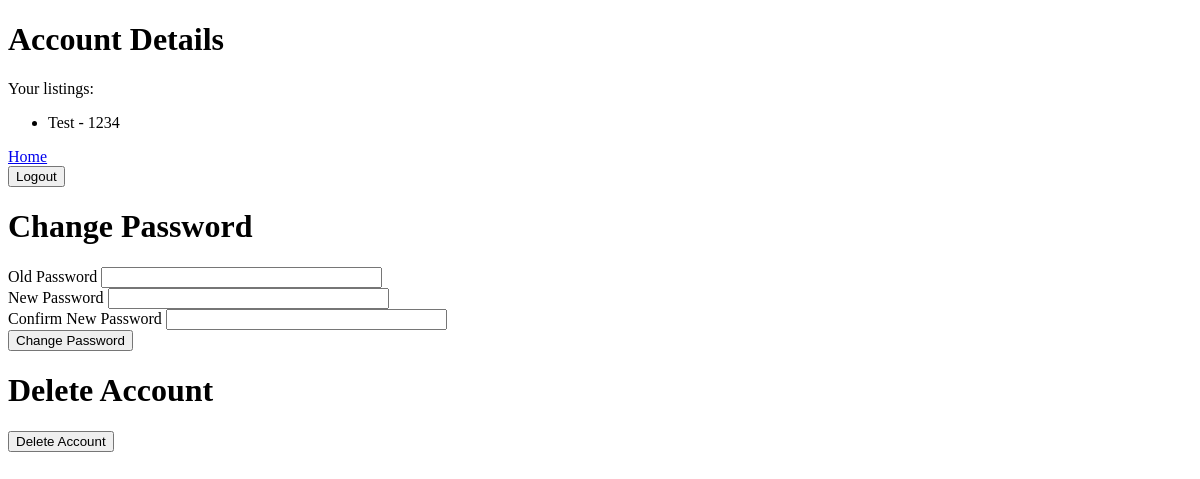
Page /account (signed in) on the earlier database version.
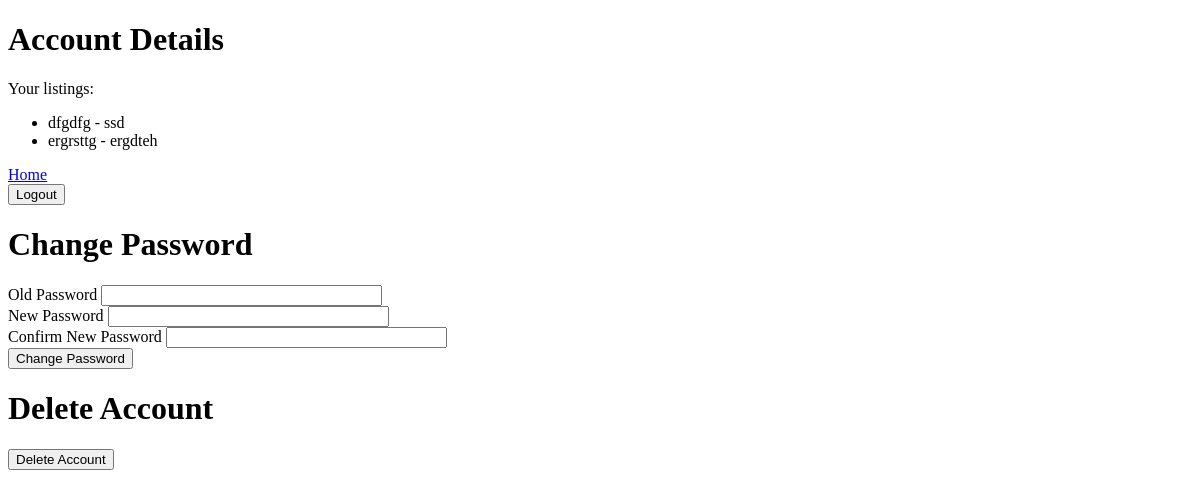
Same page on the later database version.
### models.py (models this page shows)
class Listing(db.Model):
    id = db.Column(db.Integer, primary_key=True)
    name = db.Column(db.String(150), nullable=False)
    description = db.Column(db.String(500), nullable=False)
    price = db.Column(db.Float, nullable=False)
    image_url = db.Column(db.String(500), nullable=False)
    username = db.Column(db.String(150), db.ForeignKey('user.username'))
    is_sold = db.Column(db.Boolean, default=False)
    buyer_username = db.Column(db.String(150), db.ForeignKey('user.username'), nullable=True)

### blueprints/account.py (the view, shortened to what this page needs)
@account_bp.route('/account', methods=['GET', 'POST'])
def account():
    form = changePasswordForm()
    logout_form = logoutForm()
    delete_account = DeleteAccountForm()
    if not session.get('username'):
        return redirect(url_for('auth.login'))
    user_listings = Listing.query.filter_by(username=session['username']).all()
    return render_template('account.html', user_listings=user_listings, form=form, logout_form=logout_form, delete_account=delete_account)

### forms.py
class changePasswordForm(FlaskForm):
    old_password = PasswordField('Old Password', validators=[DataRequired()])
    new_password = PasswordField('New Password', validators=[DataRequired()])
    confirm_password = PasswordField('Confirm New Password', validators=[DataRequired(), EqualTo('new_password', message="Passwords must match")])
    submit = SubmitField('Change Password')

class logoutForm(FlaskForm):
    logoutSubmit = SubmitField('Logout')

### templates/account.html (shortened to what this page needs)
<!DOCTYPE html>
<html lang="en">
<head>
</head>
<body>
    <h1>Account Details</h1>
    <p>Your listings:</p>
    <ul>
        {% for listing in user_listings %}
        <li>{{ listing.name }} - {{ listing.description }}</li>
        {% endfor %}
    </ul>
    <a href="/home">Home</a>
    <form method="POST" action="/logout">
        {{ logout_form.logoutSubmit() }}
    </form>
    <h1>Change Password</h1>
    <form method="POST" action="{{ url_for('auth.change_password') }}">
        <label for="old_password">{{ form.old_password.label }}</label>
        {{ form.old_password(size=32) }}<br>
        <label for="new_password">{{ form.new_password.label }}</label>
        {{ form.new_password(size=32) }}<br>
        <label for="confirm_password">{{ form.confirm_password.label }}</label>
        {{ form.confirm_password(size=32) }}<br>
        {{ form.submit() }}
    </form>
    <h1>Delete Account</h1>
    <form method="POST" action="{{ url_for('auth.delete_account') }}" onsubmit="return confirmDeletion()">
        {{ delete_account.submit() }}
    </form>
</body>
</html>

Differences in the rows shown:
changed Listing: name "Test" → "dfgdfg"; description "1234" → "ssd"
added Listing: name "ergrsttg", description "ergdteh"
